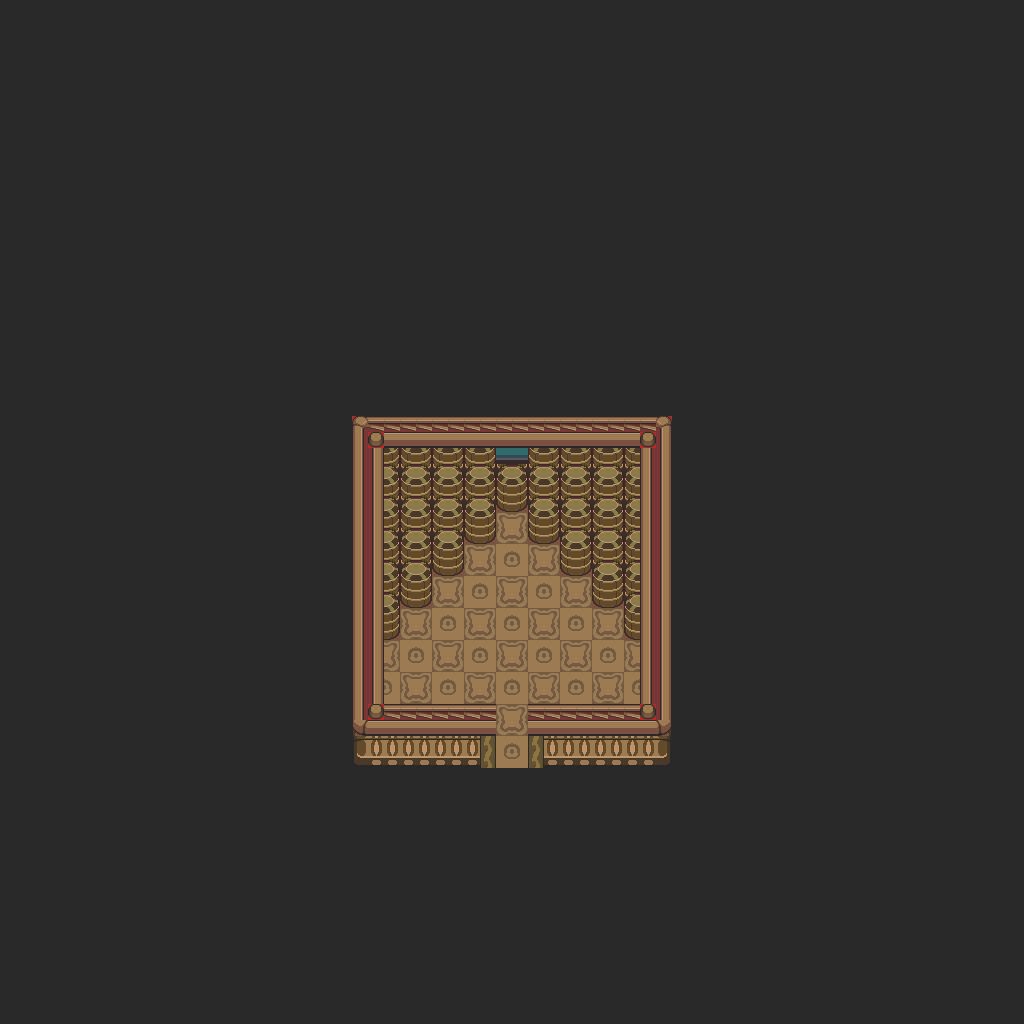

Rendered tile map (Tiled .tmx) drawn with the repository's tilesets; below, a short description and the map source with its tile grids summarised:
An orthogonal 64x64 tile map with 16x16 px tiles, 1 tile layer (base), 1 hidden layer not drawn and 5 objects.

<map version="1.10" tiledversion="1.12.1" orientation="orthogonal" renderorder="right-down" width="64" height="64" tilewidth="16" tileheight="16" infinite="0" nextlayerid="3" nextobjectid="6">
 <tileset firstgid="1" source="../classiciphone_pics4.tsx" />
 <layer id="1" name="base" width="64" height="64">
  <data>[4096 cells, 4096 non-empty, 33 distinct tile ids]</data>
 </layer>
 <layer id="2" name="collision" width="64" height="64" visible="0">
  <properties><property name="collision" value="true" /></properties>
  <data>[4096 cells, 3958 non-empty, 1 distinct tile ids]</data>
 </layer>
 <objectgroup id="3" name="npcs">
  <object id="1" x="496.0" y="448.0" width="16" height="16">
   <properties>
    <property name="gani" value="nmagcdoor.png" />
    <property name="script" type="string">-- Auto-converted from GraalScript
</property>
   </properties>
  </object>
  <object id="2" x="496.0" y="448.0" width="16" height="16">
   <properties>
    <property name="script" type="string">-- Auto-converted from GraalScript
-- if (created) {
-- showcharacter;
-- setcharprop #3,head962.png;
-- setcharprop #C0,orange;
-- setcharprop #C1,darkred;
-- setcharprop #C2,darkred;
-- setcharprop #C3,black;
-- setcharprop #C4,red;
-- setcharprop #n,Ticket Taker Frank;
-- setcharprop #2,no-shield.png;
-- shieldpower = 1;
-- dir = 2;
-- x -= 0.5;
-- setcharani sit,;
end
-- if (playerenters) {
-- if (playerscount == 1) timeout = 5;
end
-- if (timeout) {
-- if (playerscount &gt; 0) {
-- if (this.pos == 0) message Hey, I'm Ticket Taker Frank.;
-- if (this.pos == 1) message I'll be taking your ticket now. So give it up.;
-- if (this.pos == 2) message Oh yeah, this is Studio B, where you can find the Barrel Mayhem. Ya hear meh.;
self.pos = (this.pos + 1) % 3
-- timeout = 5;
end
end</property>
   </properties>
  </object>
  <object id="3" x="496.0" y="464.0" width="16" height="16">
   <properties>
    <property name="gani" value="barrel.png" />
    <property name="script" type="string">-- Auto-converted from GraalScript
-- if (created) {
-- drawunderplayer;
end
-- if (playertouchsme) {
-- if (strtofloat(#s(clientr.gcstudtix)) &gt; 0) {
-- setstring clientr.gcstudtix,#v(strtofloat(#s(clientr.gcstudtix))-1);
-- setlevel2 gcstudiob1.nw,30.5,58;
end
end</property>
   </properties>
  </object>
  <object id="4" x="352.0" y="384.0" width="16" height="16">
   <properties>
    <property name="script" type="string">-- Auto-converted from GraalScript
-- [CLIENT-SIDE — server no-op]
-- if (playerenters) {
-- noplayerkilling;
-- }
-- if (playerenters || timeout) {
-- movement_handlesword = 0.1;
-- movement_handleitems = 0.1;
-- timeout = 0.05;
-- }</property>
   </properties>
  </object>
  <object id="5" x="480.0" y="704.0" width="16" height="16">
   <properties>
    <property name="gani" value="nmapiece13.png" />
    <property name="script" type="string">-- Auto-converted from GraalScript
-- if (created) {
self.dontblock = true
-- drawoverplayer;
end
</property>
   </properties>
  </object>
 </objectgroup>
</map>
